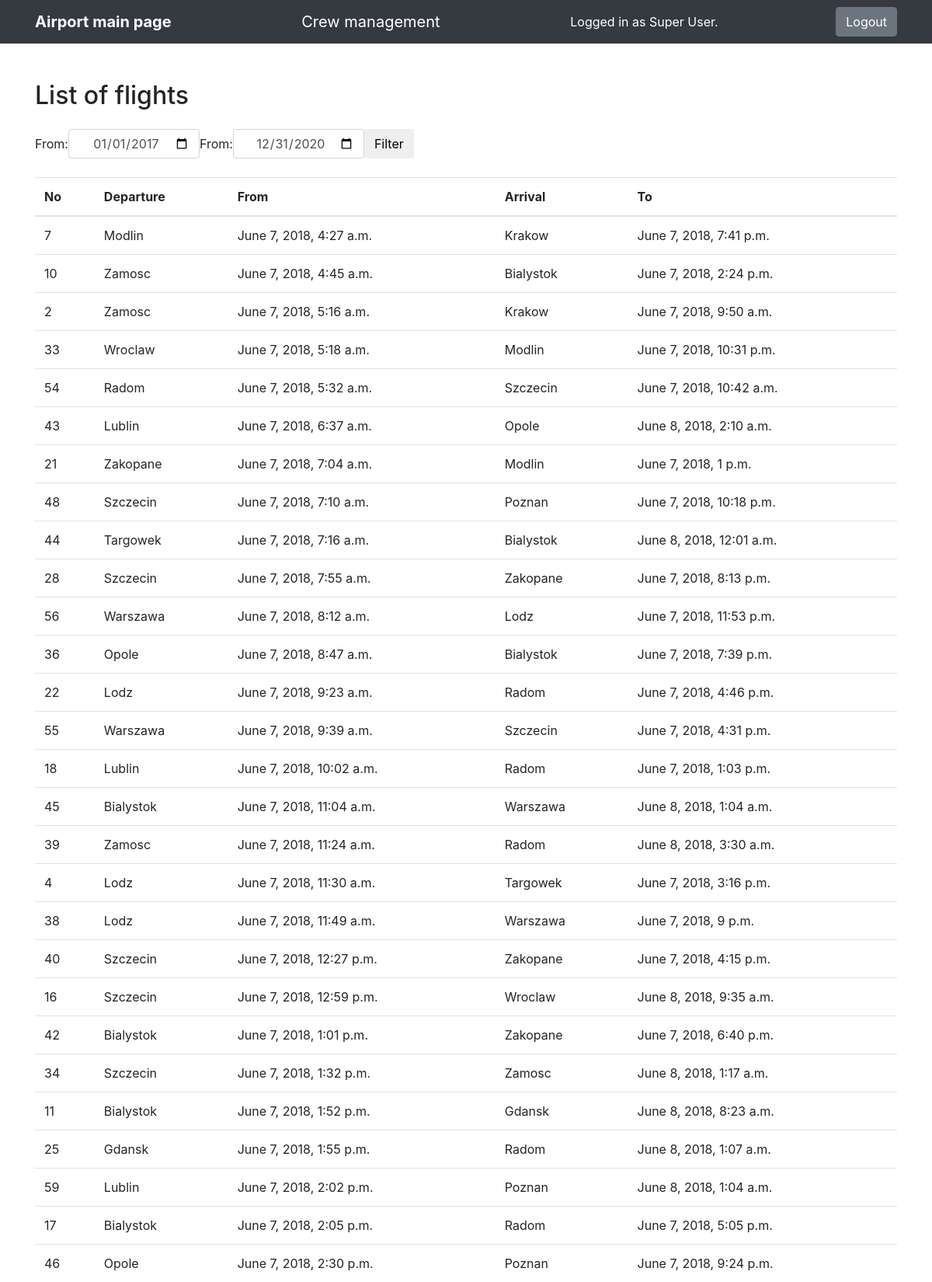
Screenshot of /airport/ (signed in, upper part) with the database file from the repository.
### airport/models.py (models this page shows, shortened)
class User(AbstractUser):
    first_name = models.CharField(max_length=20)
    last_name = models.CharField(max_length=20)

class Flight(models.Model):
    airplane = models.ForeignKey(Airplane, on_delete=models.CASCADE)
    crew = models.ForeignKey(Crew, on_delete=models.CASCADE, blank=True, null=True, default=None)
    source = models.CharField(max_length=20)
    destination = models.CharField(max_length=20)
    departure_time = models.DateTimeField()
    arrival_time = models.DateTimeField()

### airport/views.py (the view, shortened to what this page needs)
# urls.py: path('', views.mainpage, name='mainpage'),
def mainpage(request):
    if 'searchfrom' not in request.GET:
        flights = Flight.objects.all()
        context = {'flights_list': flights.order_by('departure_time')}
    return render(request, 'airport/mainpage.html', context)

### airport/templates/airport/mainpage.html (shortened to what this page needs)
{% extends 'airport/base.html' %}
{% block content %}
    <h2 class="mt-5">List of flights</h2>
    <form class="form-inline mt-4 my-4" method="GET" action="{% url 'airport:mainpage' %}">
        <div class="form-group">
            <label for="searchfrom">From:</label>
            <input type="date" id="searchfrom" name="searchfrom" class="form-control text-center"
                   value={% if 'searchfrom' in request.build_absolute_uri %}"{{ searchfrom }}"/>{% else %}
                       "2017-01-01"/>{% endif %}
        </div>
        <div class="form-group">
            <label for="searchto">From:</label>
            <input type="date" id="searchto" name="searchto" class="form-control text-center"
                   value={% if 'searchto' in request.build_absolute_uri %}"{{ searchto }}"{% else %}
                       "2020-12-31"{% endif %}/>
        </div>
        <button type="submit" class="btn btn-default">Filter</button>
    </form>
    {% if flights_list %}
        <table class="table table-hover">
            <thead>
            <tr>
                <th scope="col">No</th>
                <th scope="col">Departure</th>
                <th scope="col">From</th>
                <th scope="col">Arrival</th>
                <th scope="col">To</th>
            </tr>
            </thead>
            <tbody>
            {% for flight in flights_list %}
                <tr class='clickable-row' data-href="{% url 'airport:flight_details' flight.pk %}">
                    <td>{{ flight.pk }}</td>
                    <td>{{ flight.source }}</td>
                    <td>{{ flight.departure_time }}</td>
                    <td>{{ flight.destination }}</td>
                    <td>{{ flight.arrival_time }}</td>
                </tr>
            {% endfor %}
            </tbody>
        </table>
    {% else %}
        <p>No flights are available.</p>
    {% endif %}
{% endblock %}

### airport/templates/airport/base.html (shortened to what this page needs)
<!DOCTYPE html>
{% load static %}
<html lang="en">
<head>
    <link rel="stylesheet" href="https://stackpath.bootstrapcdn.com/bootstrap/4.1.0/css/bootstrap.min.css">
    <link href="{% static 'airport/style.css' %}" rel="stylesheet">
</head>
<body>
<header>
    <nav class="navbar navbar-expand-lg navbar-dark bg-dark fixed-top">
        <div class="container">
            <a id="id_main_page_button" class="navbar-brand" href="{% url 'airport:mainpage' %}"><strong>Airport main page</strong></a>
            <a id="id_crew_management_button" class="navbar-brand" href="{% static 'airport/crewManagement.html' %}">Crew management</a>
            {% if request.user.is_authenticated %}
                <span class="text-white">
                Logged in as {{ request.user.first_name }} {{ request.user.last_name }}.
            </span>
                <a class="btn btn-secondary" href="{% url 'airport:logout_view' %}">
                    Logout
                </a>
            {% else %}
                <button id="id_login_button" type="button" class="btn btn-primary" data-toggle="modal" data-target="#login-modal">
                    Sign in/Sign up
                </button>
            {% endif %}
        </div>
    </nav>
</header>
<main>
    <div class="container">
        {% block content %}
        {% endblock %}
    </div>
</main>
</body>
</html>

### airport/static/airport/style.css (style rules this page uses)
body { padding-top: 54px; }
@media (min-width: 992px) { body { padding-top: 56px; } }
html { position: relative; min-height: 100%; }
body { margin-bottom: 60px; }

### rows the page displays
User: user.first_name "Super", user.last_name "User"
Flight: pk "7", source "Modlin", departure_time "June 7, 2018, 4:27 a.m.", destination "Krakow", arrival_time "June 7, 2018, 7:41 p.m."
Flight: pk "10", source "Zamosc", departure_time "June 7, 2018, 4:45 a.m.", destination "Bialystok", arrival_time "June 7, 2018, 2:24 p.m."
Flight: pk "2", source "Zamosc", departure_time "June 7, 2018, 5:16 a.m.", destination "Krakow", arrival_time "June 7, 2018, 9:50 a.m."
Flight: pk "33", source "Wroclaw", departure_time "June 7, 2018, 5:18 a.m.", destination "Modlin", arrival_time "June 7, 2018, 10:31 p.m."
Flight: pk "54", source "Radom", departure_time "June 7, 2018, 5:32 a.m.", destination "Szczecin", arrival_time "June 7, 2018, 10:42 a.m."
Flight: pk "43", source "Lublin", departure_time "June 7, 2018, 6:37 a.m.", destination "Opole", arrival_time "June 8, 2018, 2:10 a.m."
Flight: pk "21", source "Zakopane", departure_time "June 7, 2018, 7:04 a.m.", destination "Modlin", arrival_time "June 7, 2018, 1 p.m."
Flight: pk "48", source "Szczecin", departure_time "June 7, 2018, 7:10 a.m.", destination "Poznan", arrival_time "June 7, 2018, 10:18 p.m."
Flight: pk "44", source "Targowek", departure_time "June 7, 2018, 7:16 a.m.", destination "Bialystok", arrival_time "June 8, 2018, 12:01 a.m."
Flight: pk "28", source "Szczecin", departure_time "June 7, 2018, 7:55 a.m.", destination "Zakopane", arrival_time "June 7, 2018, 8:13 p.m."
Flight: pk "56", source "Warszawa", departure_time "June 7, 2018, 8:12 a.m.", destination "Lodz", arrival_time "June 7, 2018, 11:53 p.m."
Flight: pk "36", source "Opole", departure_time "June 7, 2018, 8:47 a.m.", destination "Bialystok", arrival_time "June 7, 2018, 7:39 p.m."
Flight: pk "22", source "Lodz", departure_time "June 7, 2018, 9:23 a.m.", destination "Radom", arrival_time "June 7, 2018, 4:46 p.m."
Flight: pk "55", source "Warszawa", departure_time "June 7, 2018, 9:39 a.m.", destination "Szczecin", arrival_time "June 7, 2018, 4:31 p.m."
Flight: pk "18", source "Lublin", departure_time "June 7, 2018, 10:02 a.m.", destination "Radom", arrival_time "June 7, 2018, 1:03 p.m."
Flight: pk "45", source "Bialystok", departure_time "June 7, 2018, 11:04 a.m.", destination "Warszawa", arrival_time "June 8, 2018, 1:04 a.m."
Flight: pk "39", source "Zamosc", departure_time "June 7, 2018, 11:24 a.m.", destination "Radom", arrival_time "June 8, 2018, 3:30 a.m."
Flight: pk "4", source "Lodz", departure_time "June 7, 2018, 11:30 a.m.", destination "Targowek", arrival_time "June 7, 2018, 3:16 p.m."
Flight: pk "38", source "Lodz", departure_time "June 7, 2018, 11:49 a.m.", destination "Warszawa", arrival_time "June 7, 2018, 9 p.m."
Flight: pk "40", source "Szczecin", departure_time "June 7, 2018, 12:27 p.m.", destination "Zakopane", arrival_time "June 7, 2018, 4:15 p.m."
Flight: pk "16", source "Szczecin", departure_time "June 7, 2018, 12:59 p.m.", destination "Wroclaw", arrival_time "June 8, 2018, 9:35 a.m."
Flight: pk "42", source "Bialystok", departure_time "June 7, 2018, 1:01 p.m.", destination "Zakopane", arrival_time "June 7, 2018, 6:40 p.m."
Flight: pk "34", source "Szczecin", departure_time "June 7, 2018, 1:32 p.m.", destination "Zamosc", arrival_time "June 8, 2018, 1:17 a.m."
Flight: pk "11", source "Bialystok", departure_time "June 7, 2018, 1:52 p.m.", destination "Gdansk", arrival_time "June 8, 2018, 8:23 a.m."
Flight: pk "25", source "Gdansk", departure_time "June 7, 2018, 1:55 p.m.", destination "Radom", arrival_time "June 8, 2018, 1:07 a.m."
Flight: pk "59", source "Lublin", departure_time "June 7, 2018, 2:02 p.m.", destination "Poznan", arrival_time "June 8, 2018, 1:04 a.m."
Flight: pk "17", source "Bialystok", departure_time "June 7, 2018, 2:05 p.m.", destination "Radom", arrival_time "June 7, 2018, 5:05 p.m."
Flight: pk "46", source "Opole", departure_time "June 7, 2018, 2:30 p.m.", destination "Poznan", arrival_time "June 7, 2018, 9:24 p.m."
